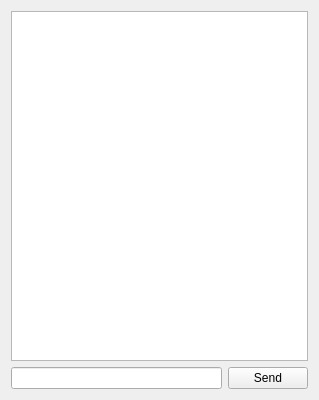
<?xml version="1.0" encoding="UTF-8"?>
<ui version="4.0">
 <class>ChatWindowClass</class>
 <widget class="QWidget" name="ChatWindowClass">
  <property name="geometry">
   <rect>
    <x>0</x>
    <y>0</y>
    <width>319</width>
    <height>400</height>
   </rect>
  </property>
  <property name="windowTitle">
   <string>ChatWindow</string>
  </property>
  <layout class="QHBoxLayout" name="horizontalLayout_2">
   <item>
    <layout class="QVBoxLayout" name="verticalLayout">
     <item>
      <widget class="QListWidget" name="chatList"/>
     </item>
     <item>
      <layout class="QHBoxLayout" name="horizontalLayout">
       <item>
        <widget class="QLineEdit" name="messageInput"/>
       </item>
       <item>
        <widget class="QPushButton" name="sendButton">
         <property name="text">
          <string>Send</string>
         </property>
        </widget>
       </item>
      </layout>
     </item>
    </layout>
   </item>
  </layout>
 </widget>
 <layoutdefault spacing="6" margin="11"/>
 <resources/>
 <connections/>
</ui>
